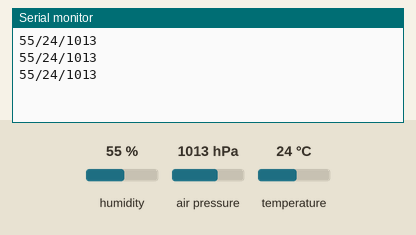
A sketch run on a simulated Arduino Uno, built with avr-gcc and run on an emulated ATmega328P. Shown: the last lines printed to the serial monitor. The inputs (shaded band) are chosen by the test bench; at power-on: humidity 55 %, air pressure 1013 hPa, temperature 24 °C.

Above: at 1.3 s.
1.4 s: humidity set to 22 %
At 2.5 s:
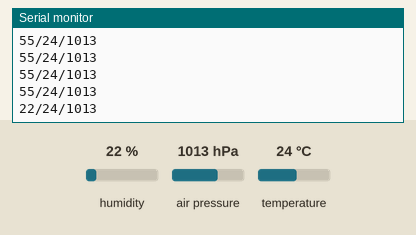
2.9 s: air pressure set to 952 hPa
At 4.0 s:
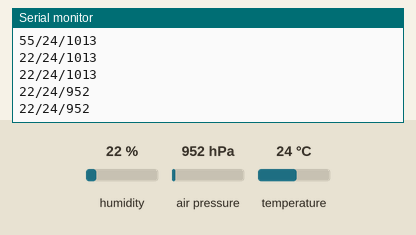
4.4 s: temperature set to 12 °C
At 5.8 s:
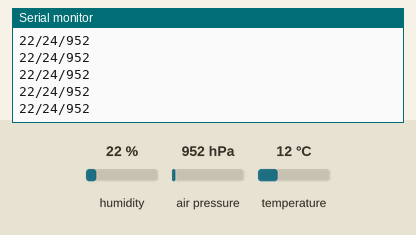
5.9 s: air pressure set to 975 hPa
At 6.5 s:
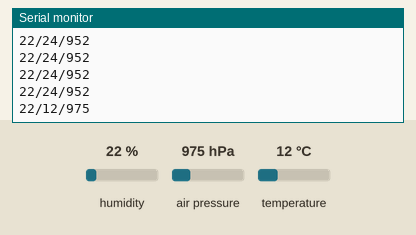
7.4 s: humidity set to 40 %
At 8.0 s:
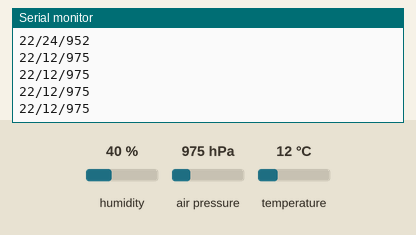
Timing chart, 0 to 9.9 s (numbered marks = the images above; inputs shaded):
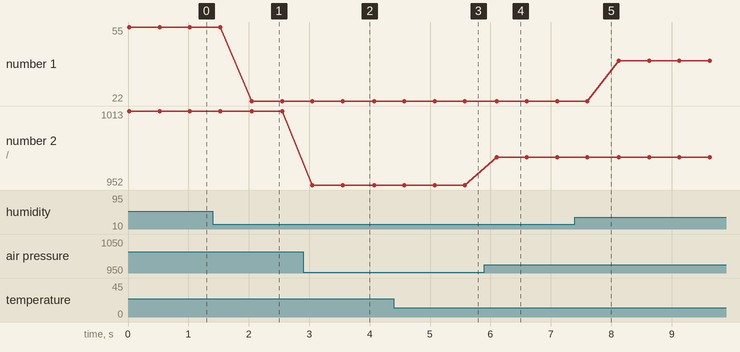

The sketch:

ArduinoCode.ino
```cpp
  #include <Wire.h>
  #include <Adafruit_BMP085.h>
  #include "DHT.h"
  #define DHTPIN 2 //DHT pin tanımlaması
  #define DHTTYPE DHT11 //DHT modeli tanımlaması
  Adafruit_BMP085 bmp;
  DHT dht(DHTPIN, DHTTYPE);
  void setup() {
    Serial.begin(9600);
    dht.begin();
    bmp.begin();
  }
  void loop() {
    int h = dht.readHumidity(); //Nem değerini oku
    int t = dht.readTemperature(); //Sıcaklık değerini oku
    long int p = bmp.readPressure() / 100; //Basınç değerini oku (Pa -> hPa birim dönüşümü için 100'e bölüyoruz)
    Serial.print(h); //Nem değerini seri porta gönder
    Serial.print("/");
    Serial.print(t); //Sıcaklık değerini seri porta gönder
    Serial.print("/");
    Serial.println(p); //Basınç değerini seri porta gönder
    delay(500); //500 milisaniye bekleme süresi
  }
```

Measured:
- after the input at 1.4 s, the serial monitor: prints a new line after 0.65 s (image 1)
- after the input at 2.9 s, the serial monitor: prints a new line after 0.15 s (image 2)
- after the input at 5.9 s, the serial monitor: prints a new line after 0.20 s (image 4)
- plotted number 1: 55 → 22 after the input at 1.4 s, 22 → 40 after the input at 7.4 s
- plotted number 2: 1013 → 952 after the input at 2.9 s, 952 → 975 after the input at 5.9 s
